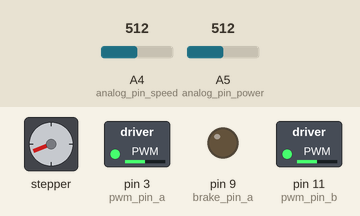
The sketch below on a simulated Arduino Uno, built with avr-gcc and run on an emulated ATmega328P. Parts: stepper motor, switched loads named in the sketch (green lamp = pin HIGH), output pins drawn as LEDs (lit = HIGH). Inputs (shaded band) come from the test bench; at power-on: A4 (analog_pin_speed) = 512, A5 (analog_pin_power) = 512. Stepper angles assume 200 steps per turn.

Above: at 1.2 s.
1.3 s: A4 (analog_pin_speed) set to 716
4.3 s: A5 (analog_pin_power) set to 716
At 4.7 s:
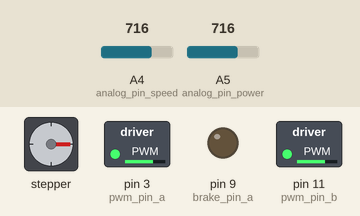
7.3 s: A5 (analog_pin_power) set to 900
At 7.73 s:
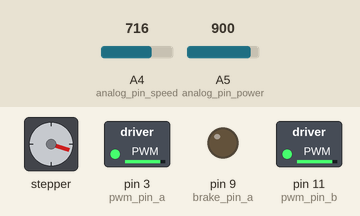
10.3 s: A4 (analog_pin_speed) set to 900
13.3 s: A5 (analog_pin_power) set to 511
At 13.78 s:
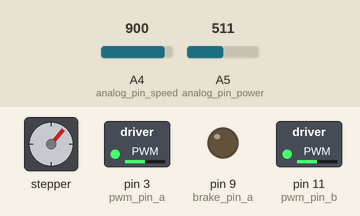
16.3 s: A5 (analog_pin_power) set to 122
At 16.49 s:
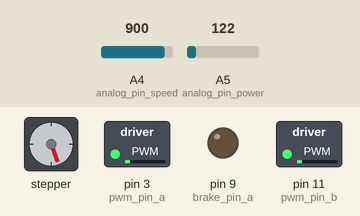
Timing chart, 0 to 22.6 s (numbered marks = the images above; inputs shaded):
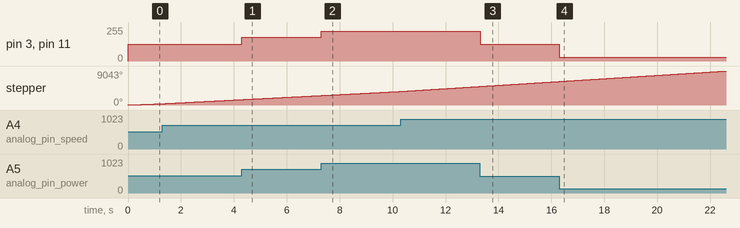

Measured:
- after the input at 4.3 s, pin 3 (pwm_pin_a), pin 11 (pwm_pin_b): 127/255 → 178/255 at once
- after the input at 7.3 s, pin 3 (pwm_pin_a), pin 11 (pwm_pin_b): 178/255 → 224/255 at once
- after the input at 13.3 s, pin 3 (pwm_pin_a), pin 11 (pwm_pin_b): 224/255 → 127/255 at once
- after the input at 16.3 s, pin 3 (pwm_pin_a), pin 11 (pwm_pin_b): 127/255 → 30/255 at once

The sketch:

stepper.ino
```cpp
// Include stepper motor library.
#include <Stepper.h>
// Define the pin numbers for phase A.
const int dir_pin_a = 12;
const int brake_pin_a = 9;
const int pwm_pin_a = 3;
// Define the pin numbers for phase B.
const int dir_pin_b = 13;
const int brake_pin_b = 8;
const int pwm_pin_b = 11;
// Analog input pins.
const int analog_pin_power = A5;
const int analog_pin_speed = A4;
// Most steppers have 200 steps per revolution.
const int stepsPerRev = 200;

// Instantiate a stepper motor object.
Stepper bipolarStepper(stepsPerRev, dir_pin_a, dir_pin_b);

void setup() {
  // Set control pins as outputs.
  pinMode(dir_pin_a, OUTPUT);
  pinMode(brake_pin_a, OUTPUT);
  pinMode(dir_pin_b, OUTPUT);
  pinMode(brake_pin_a, OUTPUT);
  // Disable brake functionality.
  digitalWrite(brake_pin_a, LOW);
  digitalWrite(brake_pin_b, LOW);
}

void loop() {
  // Map power potentiometer to a PWM output.
  int power_input = analogRead(analog_pin_power);
  int output_pwm = map(power_input, 0, 1023, 0, 255);
  // Map speed potentiometer to an rpm output.
  int speed_input = analogRead(analog_pin_speed);
  int rpm = map(speed_input, 0, 1023, 0, 100);
  // Drive both phases with the same PWM.
  analogWrite(pwm_pin_a, output_pwm);
  analogWrite(pwm_pin_b, output_pwm);
  // Set the motor speed.
  bipolarStepper.setSpeed(rpm);
  // Only call step() if rpm is greater than 0.
  if (rpm > 0) {
    bipolarStepper.step(1);
  }
}
```
